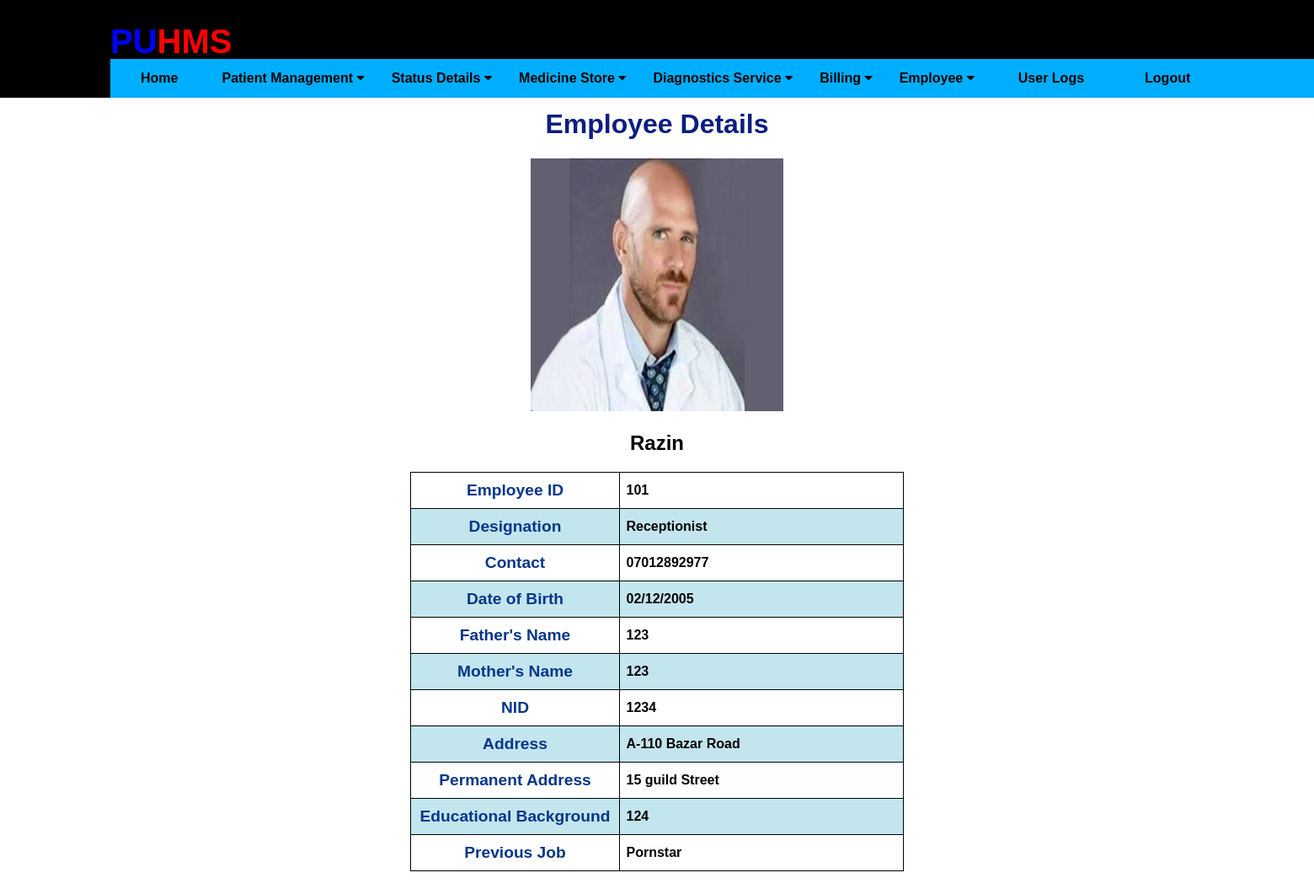
Screenshot of /view_employee/1 (signed in) with the database file from the repository.
### application/db.py (models this page shows)
class Employee(db.Model):
    __tablename__ = 'employee_data'
    eid = db.Column(db.Integer, primary_key=True)
    ename = db.Column(db.String(20), nullable=False)
    empid = db.Column(db.Integer, default=random.randint(10000, 99999), unique=True)
    edesignation = db.Column(db.String(20))
    ecnum = db.Column(db.String(20))
    efname = db.Column(db.String(20))
    emname = db.Column(db.String(20))
    eenum = db.Column(db.String(20))
    enid = db.Column(db.Integer)
    paddr = db.Column(db.String)
    edob = db.Column(db.String(20))
    epaddress = db.Column(db.String)
    eedu = db.Column(db.String)
    ejobinfo = db.Column(db.String)
    ephoto = db.Column(db.String(255), nullable=False, default="default.jpg")
    emppassword = db.Column(db.String(255), nullable=False, default="hospital")

### application/routes.py (the view)
@app.route('/view_employee/<id>')
def view_employee(id):
    if 'username' in session:
        employee = Employee.query.filter_by(eid = id).first()
        return render_template('viewEmployee.html', employee=employee)
    else:
        return redirect(url_for('home'))

### application/templates/viewEmployee.html (shortened to what this page needs)
{% extends "layout.html" %}
{% block content %}
<div class="form1">
    <div style="text-align:center;">
    <h1 style="color: rgb(11, 29, 129); text-align: center;">Employee Details </h1>
    <img src="/static/ephotos/{{ employee.ephoto }}" height="300px" width="300px" />
    <h2>{{ employee.ename }}</h2>
    </div>
    <table class="table emp" style="width:100%;">
  <thead class="thead-dark">
    <tr>
            <th>Employee ID</th>
            <td scope="row">{{employee.empid}}</td>
    </tr>
    <tr>
        <th>Designation</th>
        <td scope="row">{{employee.edesignation}}</td>
    </tr>
    <tr>
        <th>Contact</th>
        <td scope="row">{{employee.ecnum}}</td>
    </tr>
    <tr>
        <th>Date of Birth</th>
        <td scope="row">{{employee.edob}}</td>
    </tr>
    <tr>
        <th>Father's Name</th>
        <td scope="row">{{employee.efname}}</td>
    </tr>
    <tr>
        <th>Mother's Name</th>
        <td scope="row">{{employee.emname}}</td>
    </tr>
    <tr>
        <th>NID</th>
        <td scope="row">{{employee.enid}}</td>
    </tr>
    <tr>
        <th>Address</th>
        <td scope="row">{{employee.epaddress}}</td>
    </tr>
    <tr>
        <th>Permanent Address</th>
        <td scope="row">{{employee.paddr}}</td>
    </tr>
    <tr>
        <th>Educational Background</th>
        <td scope="row">{{employee.eedu}}</td>
    </tr>
    <tr>
        <th>Previous Job</th>
        <td scope="row">{{employee.ejobinfo}}</td>
    </tr>
  </thead>
</table>
</div>
{% endblock %}

### application/static/css/main.css (style rules this page uses)
html { overflow-y: scroll; overflow-x: hidden; }
body { font-family: Arial, Helvetica, sans-serif; height: 100%; display: flex; flex-direction: column; }
.form1 { padding: 100px 0; width: auto; margin: auto; }
table, th, td { border: 1px solid black; border-collapse: collapse; }
.emp > thead > tr > td { width: 20rem; }

### application/templates/layout.html (style rules this page uses)
table { font-family: arial, sans-serif; border-collapse: collapse; width: 100%; }
td { border: 1px solid #dddddd; text-align: left; font-weight: bold; padding: 8px; }
th { border: 1px solid #dddddd; width: auto; color: #06368a; text-align: center; font-size: larger; font-weight: bolder; padding: 10px; }
tr:nth-child(even) { background-color: #c3e5ee; }

### rows the page displays
Employee: ephoto (placeholder picture), ename "Razin", empid "101", edesignation "Receptionist", ecnum "07012892977", edob "02/12/2005", efname "123", emname "123", enid "1234", epaddress "A-110 Bazar Road", paddr "15 guild Street", eedu "124", ejobinfo "Pornstar"
